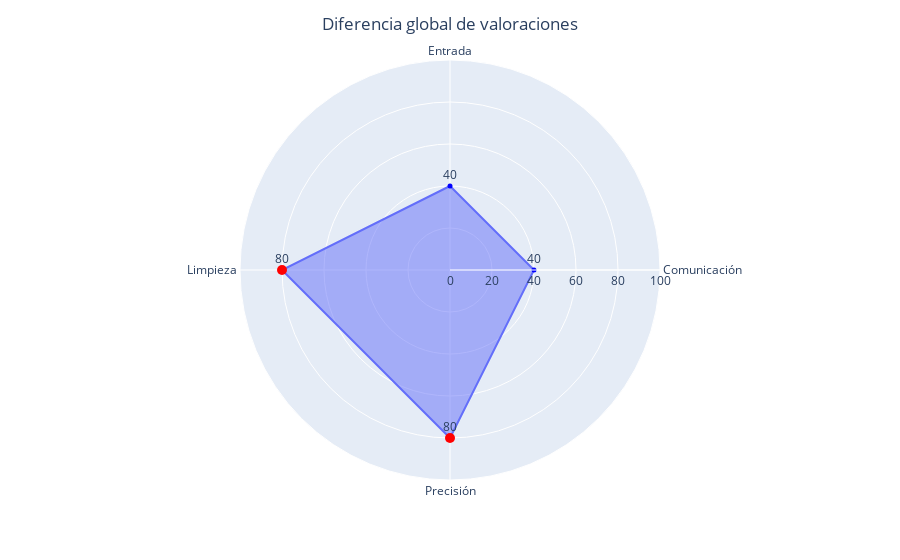

This figure's notebook cell:
### Code cell
# Gráfica de radar plotly
#Trazamos la gráfica de radar

fig = px.line_polar(df, r=diferencias.values, theta=diferencias.index, range_r=(0, 100), line_close=True)
fig.update_traces(fill='toself')
fig.update_layout(title_text='Diferencia global de valoraciones', title_x=0.5)

#Añadimos los valores

fig.add_trace(go.Scatterpolar(
    r=diferencias.values,
    theta=diferencias.index,
    mode='markers+text',
    marker=dict(color='blue', size=5, symbol='circle'),
    text=diferencias.values,
    textposition='top center',
    name='Valores',
    showlegend=False
))

#Marcamos el valor máximo

fig.add_trace(go.Scatterpolar(
    r=max_items.values,
    theta=max_items.index,
    mode='markers',
    marker=dict(color='red', size=10, symbol='circle'),
    name='Valor máximo',
    showlegend=False
))

### Figure 1 — Plotly figure (JSON) as saved in the notebook; plotly's stock layout.template omitted (floating-point values rounded to 4 significant figures)
{"data": [{"fill": "toself", "hovertemplate": "r=%{r}<br>theta=%{theta}<extra></extra>", "legendgroup": "", "line": {"color": "#636efa", "dash": "solid"}, "marker": {"symbol": "circle"}, "mode": "lines", "name": "", "r": [40, 40, 80, 80, 40], "showlegend": false, "subplot": "polar", "theta": ["Entrada", "Comunicación", "Precisión", "Limpieza", "Entrada"], "type": "scatterpolar"}, {"marker": {"color": "blue", "size": 5, "symbol": "circle"}, "mode": "markers+text", "name": "Valores", "r": [40, 40, 80, 80], "showlegend": false, "text": [40, 40, 80, 80], "textposition": "top center", "theta": ["Entrada", "Comunicación", "Precisión", "Limpieza"], "type": "scatterpolar"}, {"marker": {"color": "red", "size": 10, "symbol": "circle"}, "mode": "markers", "name": "Valor máximo", "r": [80, 80], "showlegend": false, "theta": ["Precisión", "Limpieza"], "type": "scatterpolar"}], "layout": {"legend": {"tracegroupgap": 0}, "margin": {"t": 60}, "polar": {"angularaxis": {"direction": "clockwise", "rotation": 90}, "domain": {"x": [0, 1], "y": [0, 1]}, "radialaxis": {"range": [0, 100]}}, "title": {"text": "Diferencia global de valoraciones", "x": 0.5}}}
